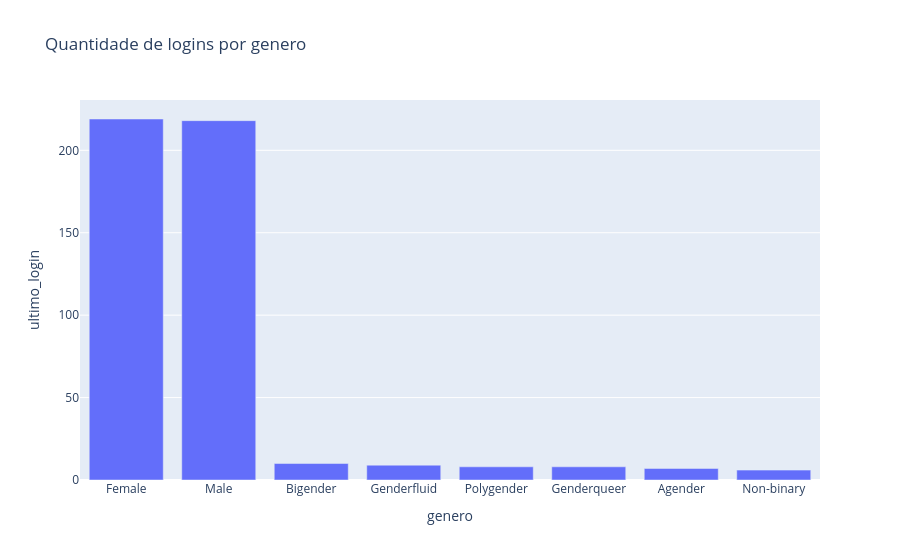

Notebook code for this chart:
### Code cell
# grafico de barras com a quantidade de logins por genero
fig = px.bar(df_grouped, x='genero', y='ultimo_login', title='Quantidade de logins por genero',)
fig.show()

### Figure 1 — Plotly figure (JSON) as saved in the notebook; plotly's stock layout.template omitted (floating-point values rounded to 4 significant figures)
{"data": [{"hovertemplate": "genero=%{x}<br>ultimo_login=%{y}<extra></extra>", "legendgroup": "", "marker": {"color": "#636efa", "pattern": {"shape": ""}}, "name": "", "orientation": "v", "showlegend": false, "textposition": "auto", "type": "bar", "x": ["Female", "Male", "Bigender", "Genderfluid", "Polygender", "Genderqueer", "Agender", "Non-binary"], "xaxis": "x", "y": [219, 218, 10, 9, 8, 8, 7, 6], "yaxis": "y"}], "layout": {"barmode": "relative", "legend": {"tracegroupgap": 0}, "title": {"text": "Quantidade de logins por genero"}, "xaxis": {"anchor": "y", "domain": [0, 1], "title": {"text": "genero"}}, "yaxis": {"anchor": "x", "domain": [0, 1], "title": {"text": "ultimo_login"}}}}
